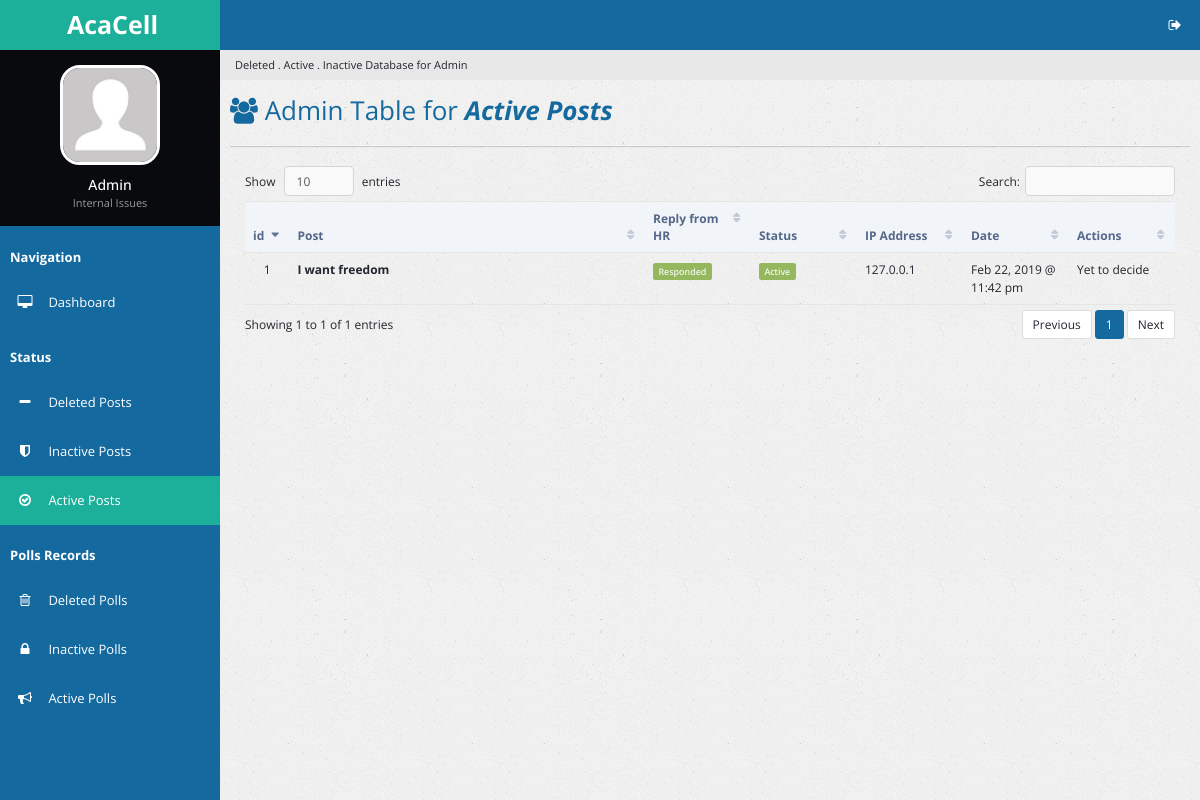
Page /actposts.php on the earlier database version.
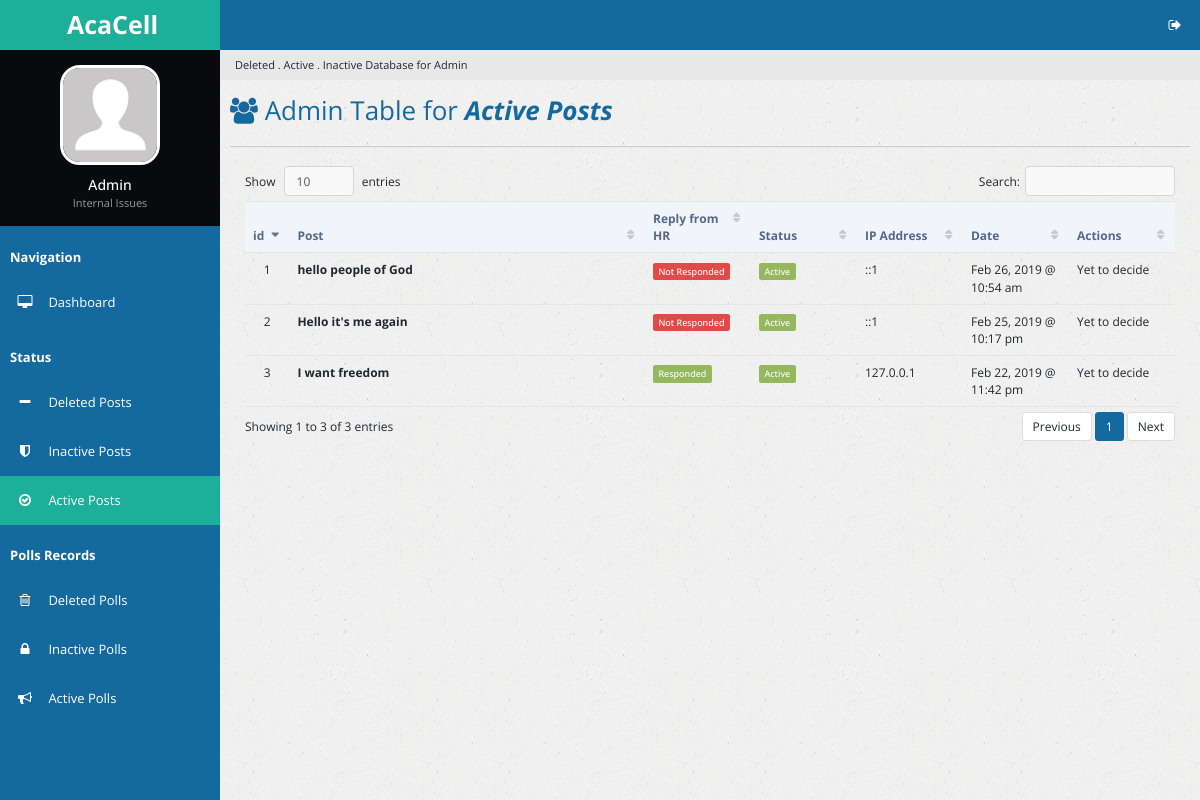
Same page on the later database version.
### tables this page shows
CREATE TABLE `complaints` (
  `c_id` int(32) NOT NULL,
  `c_value` varchar(2048) NOT NULL,
  `c_division` varchar(64) NOT NULL,
  `c_date_created` int(16) NOT NULL,
  `c_ip_address` varchar(64) NOT NULL,
  `c_date_stop_display` int(16) NOT NULL
);

### actposts.php (the view, shortened to what the changed rows need)
<?php
  include 'handlers/dbcon.php';
  $curr_time = time();
?>
<!DOCTYPE html>
<html lang="en">
<head>
        <link rel="stylesheet" type="text/css" id="theme" href="css/theme-default.css"/>
    </head>
    <body>
        <div class="page-container">
            <div class="page-content">
                <div class="page-title">
                    <h2><span class="fa fa-users"></span> Admin Table for <i><b>Active Posts</b></i></h2>
                </div>
                <div class="page-content-wrap">
                    <div class="row">
                        <div class="col-md-12">
                            <div class="panel panel-default">
                                </div>
                                <div class="panel-body">
                                    <table id="customers2" class="table datatable">
                                        <thead>
                                            <tr>
                                                <th width="50">id</th>
                                                <th width="300">Post</th>
                                                <th width="100">Reply from HR</th>
                                                <th width="100">Status</th>
                                                <th width="100">IP Address</th>
                                                <th width="100">Date</th>
                                                <th width="100">Actions</th>
                                            </tr>
                                        </thead>
                                        <tbody>
                                          <?php
                                            $sql_actpostdisplay = "SELECT * FROM complaints WHERE c_date_stop_display > $curr_time ORDER BY c_date_created DESC";
                                            $success_actpostdisplay = mysqli_query($link, $sql_actpostdisplay);
                                            if ($success_actpostdisplay->num_rows > 0) {
                                              $i = 1;
                                              while($rows = $success_actpostdisplay->fetch_assoc()){
                                                $id = $rows['c_id'];
                                                $sql_commentpresent = "SELECT * FROM comments WHERE c_id = '$id'";
                                                $success_commentpresent = mysqli_query($link, $sql_commentpresent);
                                          ?>
                                          <tr id="trow<?php echo $rows['c_id']; ?>">
                                            <td class="text-center"><?php echo $i; ?></td>
                                            <td><strong> <?php echo $rows['c_value']; ?> </strong></td>
                                            <td>
                                              <?php
                                              if ($success_commentpresent->num_rows > 0) {?>
                                                  <span class='label label-success'>Responded</span>
                                              <?php }
                                              elseif ($success_commentpresent->num_rows == 0) {?>
                                                <span class='label label-danger'>Not Responded</span>
                                              <?php } ?>
                                            </td>
                                            <td><?php
                                              if ($curr_time < $rows['c_date_stop_display']) {
                                                echo "<span class='label label-success'>Active</span>";
                                              }
                                              elseif ($curr_time > $rows['c_date_stop_display']){
                                                echo "<span class='label label-danger'>Inactive</span>";
                                              } ?>
                                              </td>
                                              <td><?php echo $rows['c_ip_address']; ?></td>
                                              <td><?php echo date("M d, Y @ h:i a", $rows['c_date_created']); ?></td>
                                              <td>Yet to decide</td>
                                          </tr>
                                          <?php
                                              $i++;
                                                }
                                              }
                                          ?>
                                            </tbody>
                                    </table>
                                </div>
                            </div>
                        </div>
                    </div>
                </div>
            </div>
    </body>
</html>

Differences in the rows shown:
added complaints: c_value "hello people of God", shows "Not Responded", c_date_stop_display "Active", c_ip_address "::1", c_date_created "Feb 26, 2019 @ 10:54 am"
added complaints: c_value "Hello it's me again", shows "Not Responded", c_date_stop_display "Active", c_ip_address "::1", c_date_created "Feb 25, 2019 @ 10:17 pm"
Other differences:
text written by a page script: "Show entries Search: Showing 1 to 1 of 1 entries Previous 1 Next" → "Show entries Search: Showing 1 to 3 of 3 entries Previous 1 Next"
